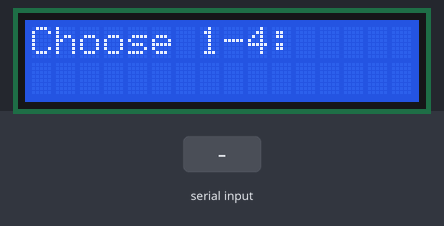
This sketch was run on a simulated Arduino Uno, built with avr-gcc and run on an emulated ATmega328P. On the bench: 16×2 character LCD. The inputs (shaded band) are chosen by the test bench.

Above: at 1.2 s.
1.3 s: "0\n" received over Serial
At 1.7 s:
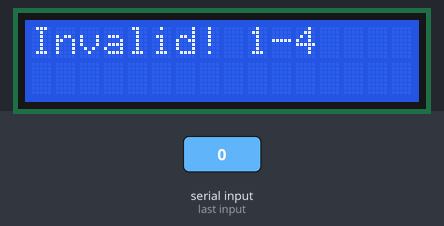
At 4.1 s:
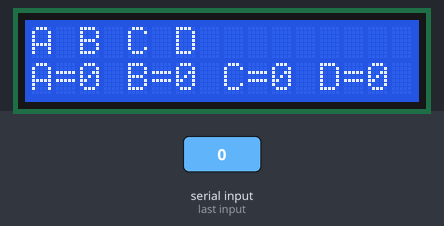
4.3 s: "90,45\n" received over Serial
5.8 s: "30,150\n" received over Serial
Timing chart, 0 to 8.8 s (numbered marks = the images above; inputs shaded):
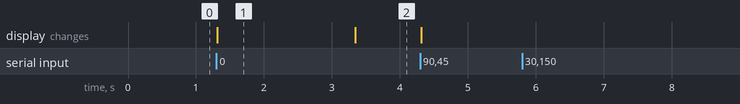

Measured:
- after the input at 1.3 s, the display: changes at once (image 1)
- what the display in image 1 shows lasts 2.0 s, from 1.3 s to 3.3 s

The sketch:

sketch_dec9b.ino
```cpp
#include <Wire.h>
#include <LiquidCrystal_I2C.h>

// Initialize the LCD with the I2C address (e.g., x27) and dimensions (16 columns, 2 rows)
LiquidCrystal_I2C lcd(0x27, 16, 2);

// Create a boolean array of size 4, initialized to  (false)
bool myArray[4] = {0, 0, 0, 0};

void setup() {
    // Initialize the LCD
    lcd.begin();
    lcd.backlight(); // Turn on the backlight
    Serial.begin(9600); // Initialize serial communication for user input
    displayArray();
}

void loop() {
    // Check if all elements are 1
    /*if (allOnes()) {
        lcd.clear();
        lcd.setCursor(0, 0);
        lcd.print("Error");
        return; // Exit the loop if all are 1
    }*/

    // Get user input
    lcd.clear();
    lcd.setCursor(0, 0);
    lcd.print("Choose 1-4:");

    while (true) {
        if (Serial.available() > 0 ) {
            int choice = Serial.parseInt(); // Read user input

            // Validate input
            if (choice < 1 || choice > 4) {
                lcd.clear();
                lcd.setCursor(0, 0);
                lcd.print("Invalid! 1-4");
                delay(2000);
                displayArray();
                continue; // Go back to display array
            }

            // Check if the chosen index is already 1
            /*if (myArray[choice - 1] == 1) {
                lcd.clear();
                lcd.setCursor(0, 0);
                lcd.print("Try again");
                delay(200);
                displayArray();
                continue; // Go back to display array
            }*/
            if (myArray[choice - 1] == 1) {
                myArray[choice - 1] = 0;
                displayArray();
                delay(2000);
                continue; // Go back to display array
            }

            // Set the chosen index to 1
            myArray[choice - 1] = 1;
            displayArray();
            delay(2000);
            break; // Exit the input loop
        }
    }
}

void carEntry(){}

void displayArray() {
    lcd.clear();
    lcd.setCursor(0, 0);
    lcd.print("A B C D");

    lcd.setCursor(0, 1); // Set cursor to the second row
    for (int i = 0; i < 4; i++) {
        char spot = i+65;
        lcd.print(spot);
        lcd.print("=");
        lcd.print(myArray[i]);
        lcd.print(" "); // Print space between values
    }
}

bool spotCheck() {
    for (int i = 0; i < 4; i++) {
        if (myArray[i] == 0 ) {
            return false; // Return false if any element is  0
        }
    }
    return true; // Return true if all elements are 1
}
```
